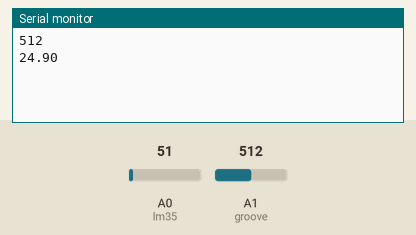
The sketch below on a simulated Arduino Uno, built with avr-gcc and run on an emulated ATmega328P. Shown: the last lines printed to the serial monitor. Inputs (shaded band) come from the test bench; at power-on: A0 (lm35) = 51, A1 (groove) = 512. WiFi joins after 1.5 s; servers stay silent unless stated.

Above: at 2.2 s.
2.3 s: A0 (lm35) set to 61
At 2.3 s:
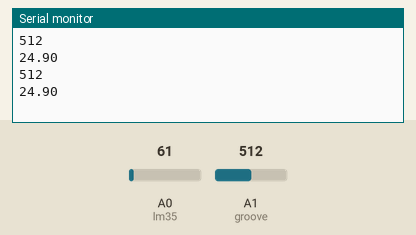
4.0 s: A1 (groove) set to 716
At 5.4 s:
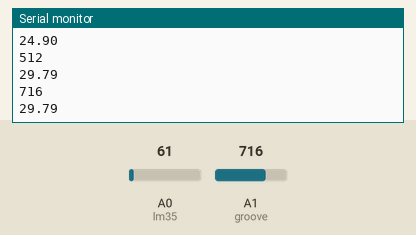
5.7 s: A0 (lm35) set to 71
At 6.8 s:
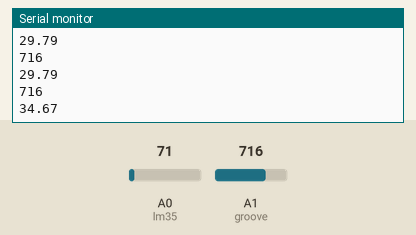
7.4 s: A1 (groove) set to 900
At 9.0 s:
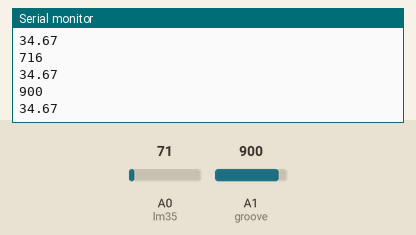
Timing chart, 0 to 10.1 s (numbered marks = the images above; inputs shaded):
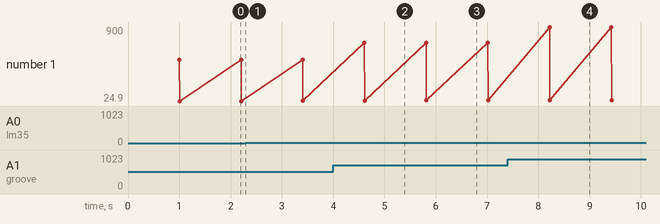

The sketch:

ethernetCorePart.ino
```cpp
#include <SPI.h>
#include <Ethernet.h>
#include <EthernetClient.h>

byte mac[] = {  0x90, 0xA2, 0xDA, 0x0D, 0x4E, 0xD7 }; // MAC de la tarjeta ethernet shield
byte ip[] = { 192,168,0,101 }; // Direccion ip local
byte server[] = { 192,168,0,100 }; // Direccion ip del servidor

EthernetClient client;


// pinos

int lm35 = 0;
int groove = 1;
int ldr = 2;
int dht = 3;

//recebe dos pinos
int valorLm35 = 0;
int valorGrove = 0;
int valorLdr = 0;
int valorUmid = 0;


void setup()
{
  Serial.begin(9600);
  Ethernet.begin(mac, ip); // inicializa ethernet shield
  delay(1000); // espera 1 segundo despues de inicializar
}

void loop()
{
  valorLm35 = analogRead(lm35);
  float celsius =  (valorLm35 * 500L) /1024.0;


  valorGrove = analogRead(groove);
  Serial.println(valorGrove);
  Serial.println(celsius);


  if (client.connect(server, 80)) {  // Se conecta al servidor
    client.print("GET /arduino.php?temperatura="); // Envia los datos utilizando GET
    client.println(celsius);
    client.print("GET /arduino.php?soloUmid="+valorGrove);

    client.println(" HTTP/1.0");
    client.println("User-Agent: Arduino 1.0");
  }
  else
  {
    Serial.println("Falla en la conexion");
  }
  if (client.connected()) {}
  else {
    Serial.println("Desconectado");
  }
  client.stop();
  client.flush();
  delay(1000); // espera 5 minutos antes de volver a sensar la temperatura
}
```

Measured:
- after the input at 4.0 s, the serial monitor: prints a new line after 0.61 s (image 2)
- after the input at 5.7 s, the serial monitor: prints a new line after 0.12 s (image 3)
- after the input at 7.4 s, the serial monitor: prints a new line after 0.82 s (image 4)
- plotted number 1: 24.9 → 29.79 after the input at 2.3 s, 29.79 → 34.67 after the input at 5.7 s
